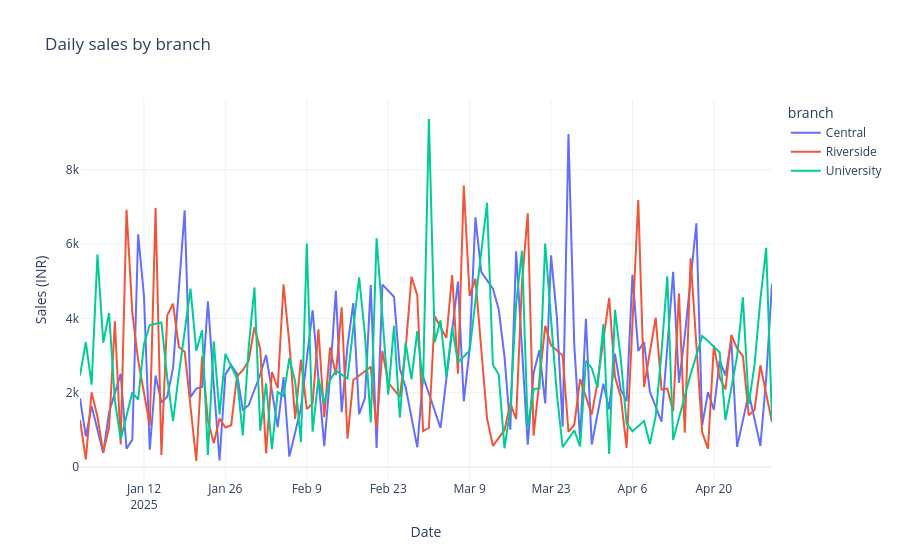

Notebook code cell kept with this figure:
### Markdown cell above
### Step 16 - Plot sales patterns for each branch

**Question:** Which observed branches and dates account for selected sales?

### Code cell
fig = px.line(
    daily, x='date', y='bill_amount', color='branch',
    title='Daily sales by branch', labels={'date': 'Date', 'bill_amount': 'Sales (INR)'},
)
fig.update_layout(template='plotly_white')  # Styling only; no missing days are inserted.
# Render this figure directly in the notebook output.
display(fig)
